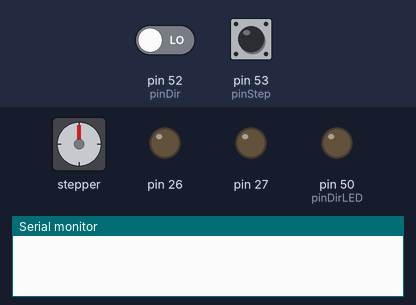
Bench run of a sketch on a simulated Arduino Mega 2560, built with avr-gcc and run on an emulated ATmega2560. Parts: stepper motor, output pins drawn as LEDs (lit = HIGH), the last lines printed to the serial monitor. The inputs (shaded band) are chosen by the test bench; at power-on: pin 53 (pinStep) LOW, pin 52 (pinDir) LOW. Stepper angles assume 20 steps per turn.

Above: at 1.2 s.
1.3 s: pin 53 (pinStep) driven HIGH
At 2.2 s:
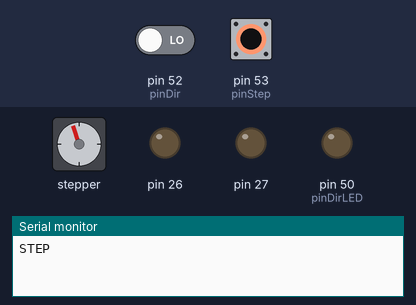
2.8 s: pin 52 (pinDir) driven HIGH
At 3.3 s:
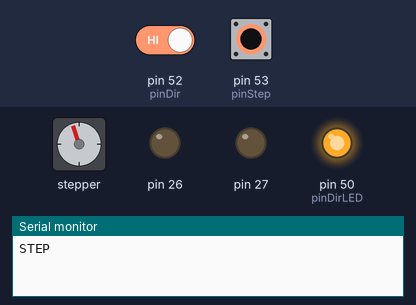
4.3 s: pin 52 (pinDir) driven LOW
At 5.5 s:
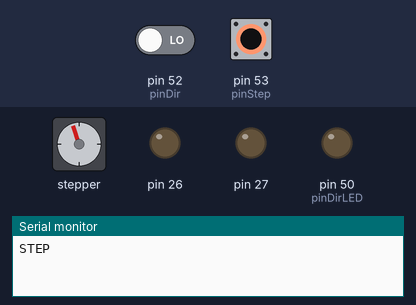
5.8 s: pin 53 (pinStep) pulsed LOW 5 times (0.12 s each, 0.3 s apart)
At 8.4 s:
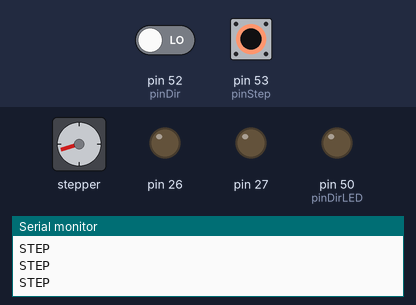
8.8 s: pin 52 (pinDir) driven HIGH
At 9.1 s:
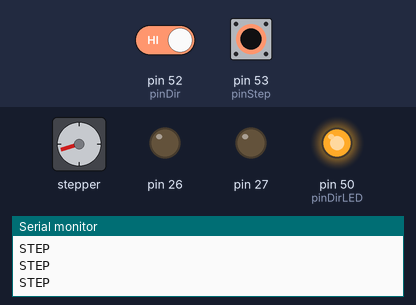
10.3 s: pin 53 (pinStep) pulsed LOW 2 times (0.12 s each, 0.3 s apart)
At 11.2 s:
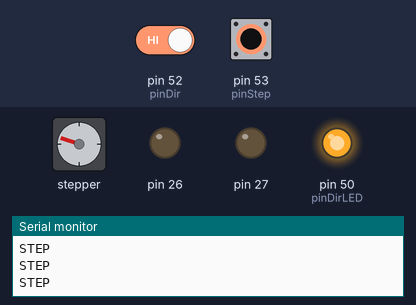
Timing chart, 0 to 13.3 s (numbered marks = the images above; inputs shaded):
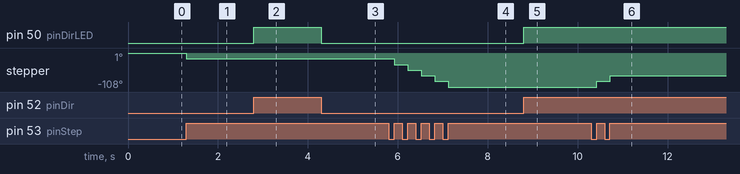

Measured:
- after the input at 1.3 s, stepper: turns 18° counter-clockwise, starting at once
- after the input at 2.8 s, pin 50 (pinDirLED): LOW → HIGH at once
- after the input at 4.3 s, pin 50 (pinDirLED): HIGH → LOW at once
- after the input at 5.8 s, stepper: turns 90° counter-clockwise in 1.2 s, starting after 0.12 s
- after the input at 8.8 s, pin 50 (pinDirLED): LOW → HIGH at once
- after the input at 10.3 s, stepper: goes -90° 0.30 s, then -72°, starting after 0.12 s

The sketch:

motor_control.ino
```cpp
#include <Stepper.h>

int pinStart = 22;
int pinCount = 6;
int pinDir = 52;
int pinStep = 53;
int oneTurn = 20;
int pinDirLED = 50;

Stepper motor(oneTurn, pinStart, pinStart + 1, pinStart + 2, pinStart + 3);

void setup(){
  Serial.begin(9600);

  for(int i = 0; i < pinCount; i++){
    pinMode(pinStart + i, OUTPUT);
    digitalWrite(pinStart + i, LOW);
  }

  pinMode(pinDir, INPUT);
  pinMode(pinStep, INPUT);


  pinMode(pinDirLED, OUTPUT);
  digitalWrite(pinDirLED, HIGH);

}

void loop(){
  motor.setSpeed(60);
  boolean wasSigOn = false;

  while(true){
    int sig = digitalRead(pinStep);
    int turn = (digitalRead(pinDir) == HIGH) ? 1 : -1;


    boolean doStep = false;
    if(sig == HIGH){
      if(!wasSigOn){
        Serial.println("STEP");
        doStep = true;
      }
      wasSigOn = true;
    }else{
      wasSigOn = false;
    }

    if(turn > 0){
      digitalWrite(pinDirLED, HIGH);
    }else{
      digitalWrite(pinDirLED, LOW);
    }

    if(!doStep){
      continue;
    }

    if(turn > 0){
      motor.step(1);
    }else{
      motor.step(-1);
    }
  }
}
```
